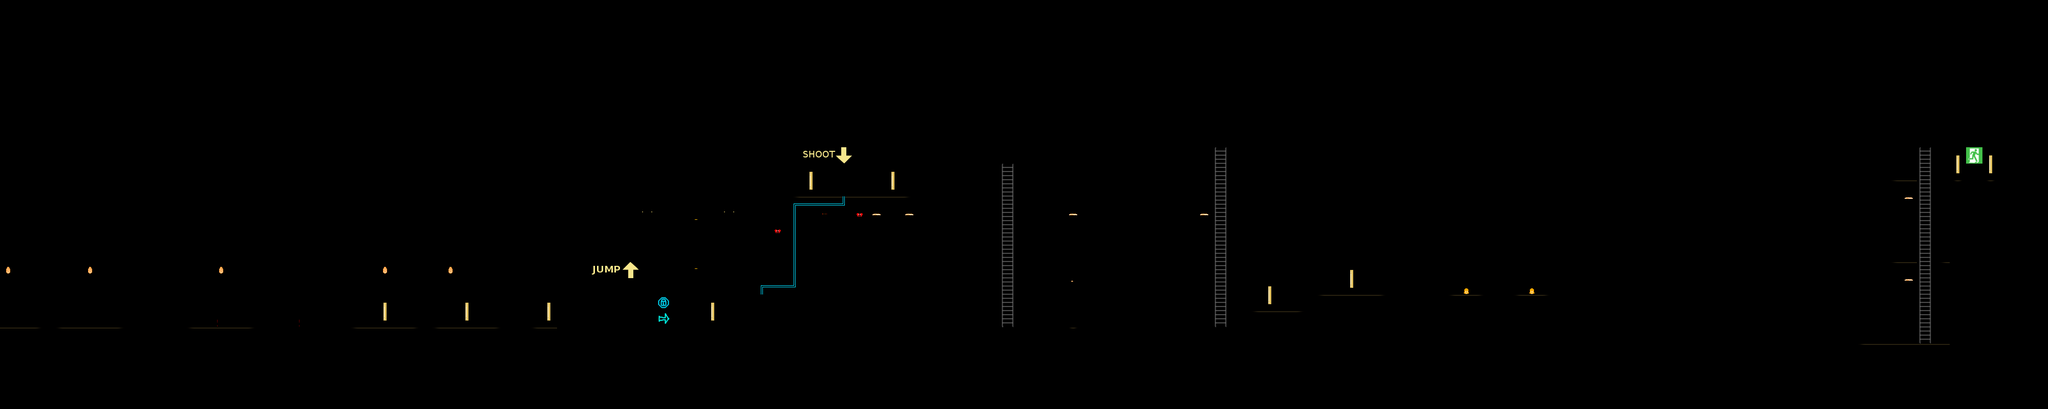

Below is a game level as drawn by its tile map, then a one-line description and the .tmx that defines it (tile-layer data replaced by summaries):
An orthogonal 125x25 tile map with 32x32 px tiles, 4 tile layers (behind, collision, Tile Layer 2, top), 1 hidden layer not drawn.

<map version="1.0" orientation="orthogonal" width="125" height="25" tilewidth="32" tileheight="32">
 <tileset firstgid="1" name="tilemapnew1" tilewidth="32" tileheight="32">
  <image source="tilemapnew1.png" trans="fe00fe" width="1024" height="1024" />
  <tile id="31">
   <properties>
    <property name="enemyspawn" value="" />
   </properties>
  </tile>
  <tile id="52">
   <properties>
    <property name="solid" value="solid" />
   </properties>
  </tile>
  <tile id="54">
   <properties>
    <property name="solid" value="solid" />
   </properties>
  </tile>
  <tile id="63">
   <properties>
    <property name="destroyable" value="1" />
   </properties>
  </tile>
  <tile id="64">
   <properties>
    <property name="solid" value="solid" />
   </properties>
  </tile>
  <tile id="87">
   <properties>
    <property name="solid" value="solid" />
   </properties>
  </tile>
  <tile id="94">
   <properties>
    <property name="item" value="health" />
   </properties>
  </tile>
  <tile id="95">
   <properties>
    <property name="door" value="1" />
   </properties>
  </tile>
  <tile id="127">
   <properties>
    <property name="destroyable" value="2" />
   </properties>
  </tile>
  <tile id="134">
   <properties>
    <property name="solid" value="" />
   </properties>
  </tile>
  <tile id="159">
   <properties>
    <property name="door" value="2" />
   </properties>
  </tile>
  <tile id="169">
   <properties>
    <property name="platform" value="" />
   </properties>
  </tile>
  <tile id="170">
   <properties>
    <property name="solid" value="" />
   </properties>
  </tile>
  <tile id="173">
   <properties>
    <property name="platform" value="platform" />
   </properties>
  </tile>
  <tile id="174">
   <properties>
    <property name="platform" value="platform" />
   </properties>
  </tile>
  <tile id="175">
   <properties>
    <property name="platform" value="platform" />
   </properties>
  </tile>
  <tile id="176">
   <properties>
    <property name="platform" value="platform" />
   </properties>
  </tile>
  <tile id="177">
   <properties>
    <property name="platform" value="platform" />
   </properties>
  </tile>
  <tile id="178">
   <properties>
    <property name="platform" value="" />
   </properties>
  </tile>
  <tile id="256">
   <properties>
    <property name="solid" value="solid" />
   </properties>
  </tile>
  <tile id="257">
   <properties>
    <property name="solid" value="solid" />
   </properties>
  </tile>
  <tile id="258">
   <properties>
    <property name="solid" value="solid" />
   </properties>
  </tile>
  <tile id="264">
   <properties>
    <property name="solid" value="solid" />
   </properties>
  </tile>
  <tile id="265">
   <properties>
    <property name="solid" value="" />
   </properties>
  </tile>
  <tile id="266">
   <properties>
    <property name="solid" value="" />
   </properties>
  </tile>
  <tile id="267">
   <properties>
    <property name="solid" value="" />
   </properties>
  </tile>
  <tile id="268">
   <properties>
    <property name="solid" value="" />
   </properties>
  </tile>
  <tile id="269">
   <properties>
    <property name="solid" value="" />
   </properties>
  </tile>
  <tile id="270">
   <properties>
    <property name="solid" value="" />
   </properties>
  </tile>
  <tile id="307">
   <properties>
    <property name="ladder" value="ladder" />
   </properties>
  </tile>
 </tileset>
 <layer name="behind" width="125" height="25">
  <data>[3125 cells, 3 non-empty, 2 distinct tile ids]</data>
 </layer>
 <layer name="collision" width="125" height="25">
  <data>[3125 cells, 591 non-empty, 64 distinct tile ids]</data>
 </layer>
 <layer name="Tile Layer 2" width="125" height="25">
  <data>[3125 cells, 33 non-empty, 13 distinct tile ids]</data>
 </layer>
 <layer name="miscLayer" width="125" height="25" visible="0">
  <data>[3125 cells, 16 non-empty, 9 distinct tile ids]</data>
 </layer>
 <layer name="top" width="125" height="25">
  <data>[3125 cells, 6 non-empty, 6 distinct tile ids]</data>
 </layer>
</map>
